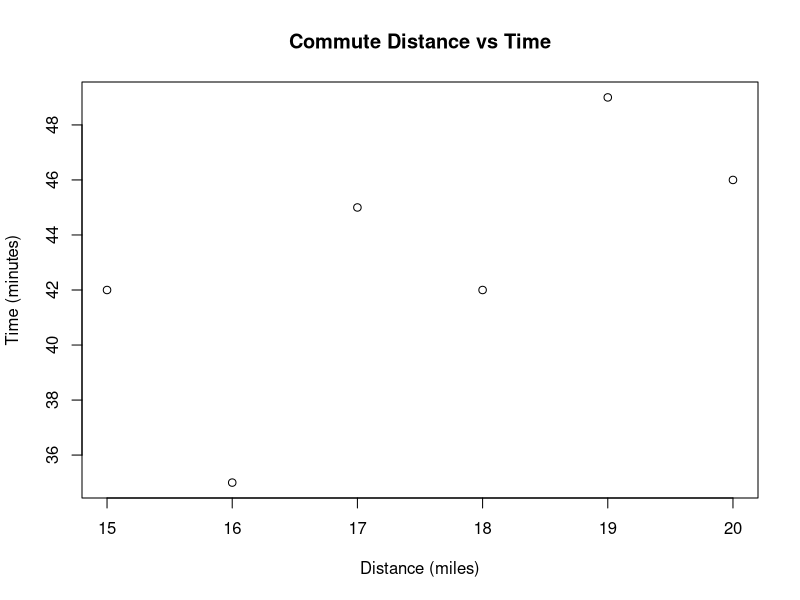
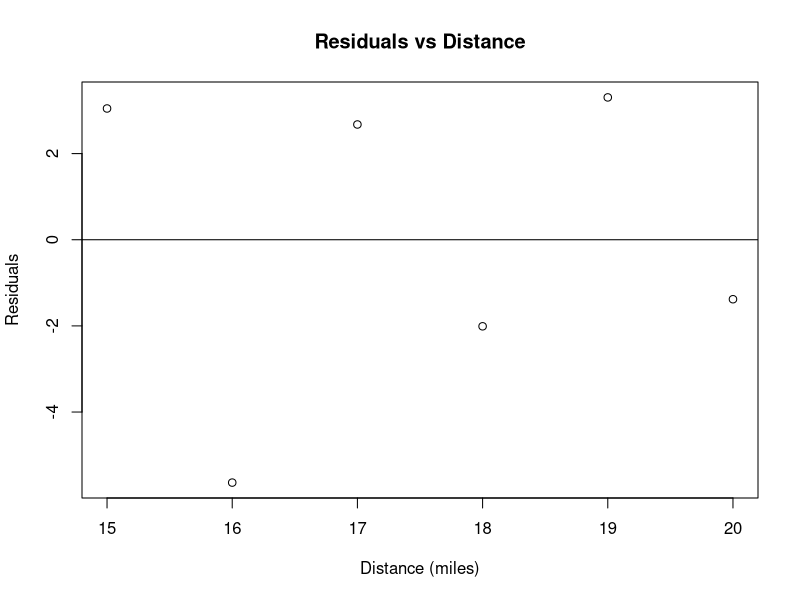

R code for these plots, in order:
# givens
x <- c(15, 16, 17, 18, 19, 20)
y <- c(42, 35, 45, 42, 49, 46)

# a: scatterplot
plot(x, y,
     main = "Commute Distance vs Time",
     xlab = "Distance (miles)",
     ylab = "Time (minutes)")

# b: fit linear model
model <- lm(y ~ x)

# c: r^2 model
r2 <- summary(model)$r.squared
print(r2)

# d: residual plot
plot(x, residuals(model),
     main = "Residuals vs Distance",
     xlab = "Distance (miles)",
     ylab = "Residuals")
abline(h = 0)

# e: test significance of slope
summary(model)

pval <- summary(model)$coefficients["x", "Pr(>|t|)"]
alpha <- 0.05
if (pval < alpha) {
  cat("Reject H0: slope ≠ 0 (p =", pval, ")\n")
} else {
  cat("Fail to reject H0: slope = 0 (p =", pval, ")\n")
}
